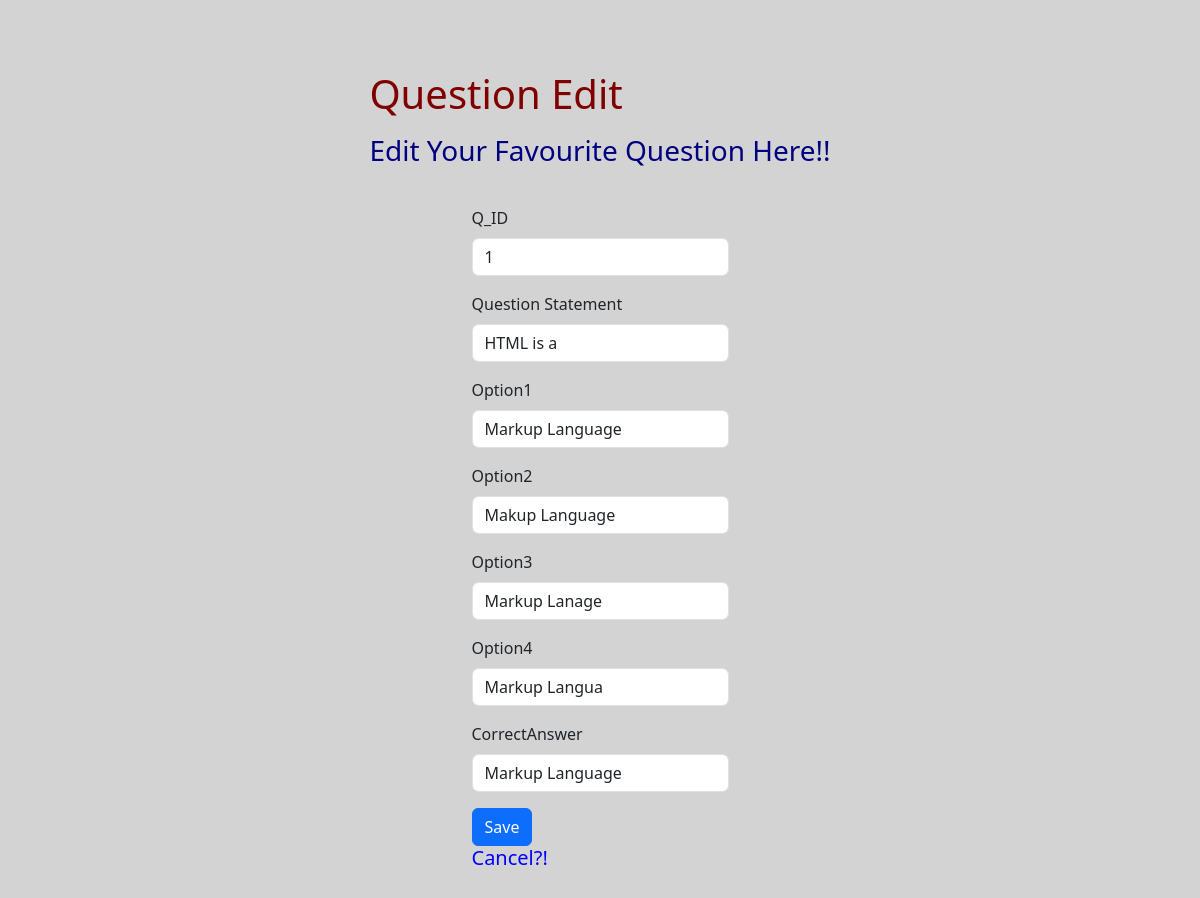
Page /quest_edit/3/edit on the committed database.
### Backend/models.py (models this page shows)
class Question(db.Model):
    id=db.Column(db.Integer,primary_key=True)
    quiz_id=db.Column(db.Integer,db.ForeignKey('quiz.id'))
    question_statement=db.Column(db.String,nullable=False)
    option1=db.Column(db.String,nullable=False)
    option2=db.Column(db.String,nullable=False)
    option3=db.Column(db.String,nullable=False)
    option4=db.Column(db.String,nullable=False)
    correct_answer=db.Column(db.String,nullable=False)

### Backend/controllers.py (the view)
@app.route('/quest_edit/<int:id>/edit')
def quest_edit(id):
  questobj=Question.query.get(id)
  if not questobj:
    flash("Chapter doesn't exit")
  return render_template('Admin_add/Qu_edit.html',questobj=questobj)

### templates/Admin_add/Qu_edit.html (shortened to what this page needs)
{%extends 'layout.html'%}
{%block content%}
<div>
    <h1>Question Edit</h1>
    <h3>Edit Your Favourite Question Here!!</h3>
</div>
<div class="f_container">
    <form action="" method="POST">
        <div class="mb-3">
        <label for="q_id" class="form-label">Q_ID</label>
        <input type="number" class="form-control" id="q_id" name="q_id" value="{{questobj.quiz_id}}">
        </div>
        <div class="mb-3">
            <label for="ques" class="form-label">Question Statement</label>
            <input type="text" class="form-control" id="ques" name="ques" value="{{questobj.question_statement}}">
        </div>
        <div class="mb-3">
            <label for="op1" class="form-label">Option1</label>
            <input type="text" class="form-control" id="op1" name="op1" value="{{questobj.option1}}">
        </div>
        <div class="mb-3">
            <label for="op2" class="form-label">Option2</label>
            <input type="text" class="form-control" id="op2" name="op2" value="{{questobj.option2}}">
        </div>
        <div class="mb-3">
            <label for="op3" class="form-label">Option3</label>
            <input type="text" class="form-control" id="op1" name="op3" value="{{questobj.option3}}">
        </div>
        <div class="mb-3">
            <label for="op4" class="form-label">Option4</label>
            <input type="text" class="form-control" id="op4" name="op4" value="{{questobj.option4}}">
        </div>
        <div class="mb-3">
            <label for="corr_ans" class="form-label">CorrectAnswer</label>
            <input type="text" class="form-control" id="corr_ans" name="corr_ans" value="{{questobj.correct_answer}}">
        </div>
            <button type="submit" class="btn btn-primary">Save</button>
            <a href="{{url_for('quize')}}"><h5>Cancel?!</h5></a>
        </div>
{%endblock%}

### static/main.css (style rules this page uses)
html,body { margin:0; padding:0; overflow-x: hidden; }
.body_design { min-height:100vh; width:100vw; padding-top:70px; margin:0; background-color:lightgrey; display: flex; justify-content: center; align-items: center; flex-direction: column; }
h1 { color:maroon; margin-bottom:0.4em; }
a { text-decoration:none; color:blue; }
.f_container { height:auto; width:auto; padding:30px 100px 50px 100px; border-radius:8px; margin-bottom:20px; }
h3 { text-align:center; color: navy; }

### rows in the picture
Question: q_id "1", ques "HTML is a", op1 "Markup Language", op2 "Makup Language", op3 "Markup Lanage", op4 "Markup Langua", corr_ans "Markup Language"
